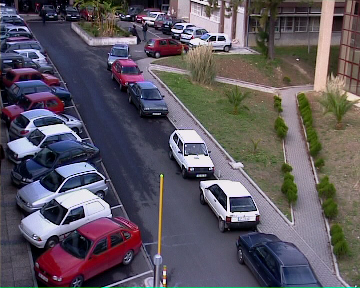
%> input picture Labs/5/database_PED/ped7c0000.tif, 360 x 288 px
$ octave objDetNew.m   (GNU Octave 9; MATLAB toolbox functions it lacks are replaced by stand-ins)
%> lines starting %> are read from the running program, lines starting %| are printed output that depends on the picture; in (x1, y1, x2, y2) boxes, pixels count from 0 and x2, y2 are one past the last pixel; in counts of white or black regions, pixels touching at a corner belong together; the program's own positions count from 1
clear all
imgbk = imread('database_PED/ped7c0000.tif');
%> imgbk is the input picture: size 288x360x3 uint8; mean R, G, B 93.2, 87.1, 96.1

thr = 40;
%minArea = 200; % original
minArea = 100; % mais bounding boxes geradas

baseNum = 1350;
seqLength = 99;

% baseNum = 1374;
% seqLength = 0;
% imshow(imgdif)
se = strel('disk', 3);

%figure;

for i=0:seqLength
    imgfr = imread(sprintf('database_PED/ped7c%.4d.tif', baseNum + i));
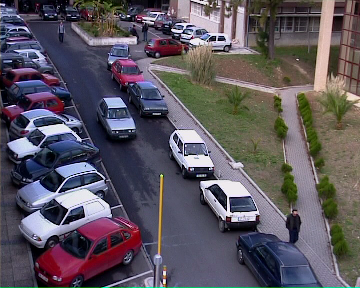
%> input picture Labs/5/database_PED/ped7c1350.tif, 360 x 288 px
%> imgfr is the input picture: size 288x360x3 uint8; mean R, G, B 91.8, 85.9, 95.2
    %hold off
    imshow(imgfr); hold on;

    imgdif = ...
        (abs(double(imgbk(:,:,1))-double(imgfr(:,:,1)))>thr) | ...
        (abs(double(imgbk(:,:,2))-double(imgfr(:,:,2)))>thr) | ...
        (abs(double(imgbk(:,:,3))-double(imgfr(:,:,3)))>thr);
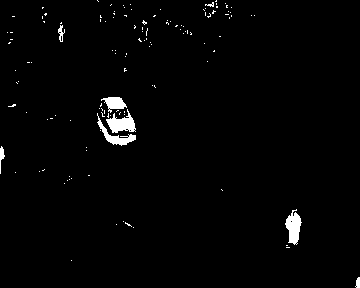
%> imgdif: size 288x360 logical; 1.7% white; 127 white regions (119 under 20 px), largest, box (x1, y1, x2, y2) and area: (106, 109, 136, 133) 371, (285, 209, 302, 245) 362, (97, 113, 136, 146) 302

    bw = imclose(imgdif, se);
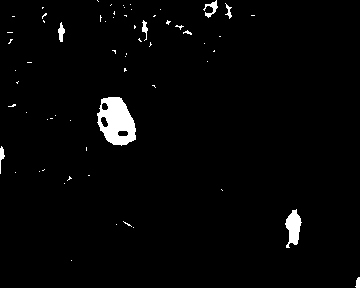
%> bw: size 288x360 logical; 2.2% white; 64 white regions (55 under 20 px), largest, box (x1, y1, x2, y2) and area: (97, 97, 136, 146) 1280, (285, 209, 302, 248) 391, (203, 0, 218, 18) 104
    %subplot(1,2,1); imshow(imgdif); % mostram as regioes da imagem
    %subplot(1,2,2); imshow(bw); % mostram a black and white
    %pause(.001);

    [lb num] = bwlabel(bw);
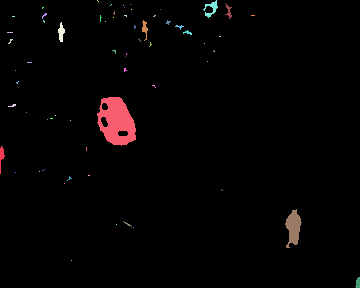
%> lb: size 288x360 double; 65 distinct labels, from 0 to 64; one colour per label, 0 black
%> num = 64
    regionProps = regionprops(lb, 'area', 'FilledImage', 'Centroid');
%> regionProps = 64 regions; largest, Area and Centroid: 1280 [117.3 122.2], 391 [294.1 228.2], 104 [211.9 9.1], 82 [61.8 33], 64 [2.2 157]
    inds = find([regionProps.Area] > minArea);
%> inds = [27 55 63]

    regnum = length(inds);
%> regnum = 3
    if regnum
        for j=1:regnum
            [lin col] = find(lb == inds(j));
            upLPoint = min([lin col]);
            dWindow = max([lin col]) - upLPoint + 1;
            rectangle('Position', [fliplr(upLPoint) fliplr(dWindow)],...
                'EdgeColor', [1 1 0], 'linewidth', 2);
        end
%> this loop made 3 passes
%> (upLPoint, dWindow) on passes 1 to 3: ([98 98], [49 39]), ([1 204], [18 15]), ([210 286], [39 17])
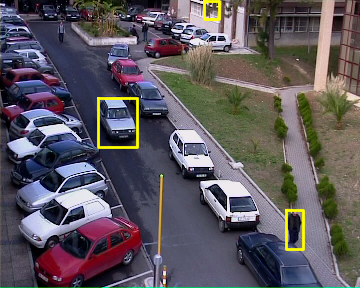
%> figure redrawn from the program's plot data
%> (the run ends here)
